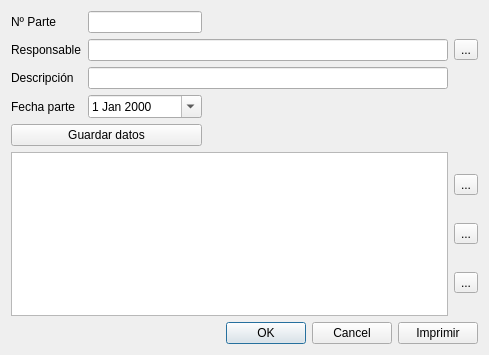
<?xml version="1.0" encoding="UTF-8"?>
<ui version="4.0">
 <class>PartesTrabajoFicha</class>
 <widget class="QDialog" name="PartesTrabajoFicha">
  <property name="geometry">
   <rect>
    <x>0</x>
    <y>0</y>
    <width>489</width>
    <height>355</height>
   </rect>
  </property>
  <property name="windowTitle">
   <string>Ficha de parte de trabajo</string>
  </property>
  <layout class="QVBoxLayout" name="verticalLayout">
   <item>
    <layout class="QGridLayout" name="gridLayout">
     <item row="0" column="0">
      <widget class="QLabel" name="label">
       <property name="text">
        <string>Nº Parte</string>
       </property>
      </widget>
     </item>
     <item row="1" column="0">
      <widget class="QLabel" name="label_2">
       <property name="text">
        <string>Responsable</string>
       </property>
      </widget>
     </item>
     <item row="4" column="0">
      <widget class="QLabel" name="label_4">
       <property name="text">
        <string>Fecha parte</string>
       </property>
      </widget>
     </item>
     <item row="2" column="0" rowspan="2">
      <widget class="QLabel" name="label_3">
       <property name="text">
        <string>Descripción</string>
       </property>
      </widget>
     </item>
     <item row="5" column="0" colspan="2">
      <widget class="QPushButton" name="btnGuardarDatos">
       <property name="text">
        <string>Guardar datos</string>
       </property>
      </widget>
     </item>
     <item row="0" column="2">
      <spacer name="horizontalSpacer_2">
       <property name="orientation">
        <enum>Qt::Horizontal</enum>
       </property>
       <property name="sizeHint" stdset="0">
        <size>
         <width>40</width>
         <height>20</height>
        </size>
       </property>
      </spacer>
     </item>
     <item row="0" column="1">
      <widget class="QLineEdit" name="edtNoParte">
       <property name="readOnly">
        <bool>true</bool>
       </property>
      </widget>
     </item>
     <item row="0" column="3">
      <spacer name="horizontalSpacer">
       <property name="orientation">
        <enum>Qt::Horizontal</enum>
       </property>
       <property name="sizeHint" stdset="0">
        <size>
         <width>40</width>
         <height>20</height>
        </size>
       </property>
      </spacer>
     </item>
     <item row="1" column="1" colspan="4">
      <widget class="QLineEdit" name="edtResponsable">
       <property name="readOnly">
        <bool>true</bool>
       </property>
      </widget>
     </item>
     <item row="4" column="1">
      <widget class="QDateEdit" name="datFechaParte">
       <property name="calendarPopup">
        <bool>true</bool>
       </property>
      </widget>
     </item>
     <item row="6" column="5">
      <layout class="QVBoxLayout" name="verticalLayout_2">
       <item>
        <widget class="QToolButton" name="btnAniadir">
         <property name="text">
          <string>...</string>
         </property>
         <property name="icon">
          <iconset resource="../iconos.qrc">
           <normaloff>:/iconos/iconos/Add.ico</normaloff>:/iconos/iconos/Add.ico</iconset>
         </property>
        </widget>
       </item>
       <item>
        <widget class="QToolButton" name="btnModificar">
         <property name="text">
          <string>...</string>
         </property>
         <property name="icon">
          <iconset resource="../iconos.qrc">
           <normaloff>:/iconos/iconos/lapiz.ico</normaloff>:/iconos/iconos/lapiz.ico</iconset>
         </property>
        </widget>
       </item>
       <item>
        <widget class="QToolButton" name="btnEliminar">
         <property name="text">
          <string>...</string>
         </property>
         <property name="icon">
          <iconset resource="../iconos.qrc">
           <normaloff>:/iconos/iconos/Delete.ico</normaloff>:/iconos/iconos/Delete.ico</iconset>
         </property>
        </widget>
       </item>
      </layout>
     </item>
     <item row="1" column="5">
      <widget class="QToolButton" name="btnOperarios">
       <property name="text">
        <string>...</string>
       </property>
      </widget>
     </item>
     <item row="2" column="1" rowspan="2" colspan="4">
      <widget class="QLineEdit" name="edtDescripcion">
       <property name="sizePolicy">
        <sizepolicy hsizetype="Expanding" vsizetype="Expanding">
         <horstretch>0</horstretch>
         <verstretch>0</verstretch>
        </sizepolicy>
       </property>
       <property name="maxLength">
        <number>300</number>
       </property>
      </widget>
     </item>
     <item row="6" column="0" colspan="5">
      <widget class="QTableWidget" name="tableHoras">
       <property name="selectionBehavior">
        <enum>QAbstractItemView::SelectRows</enum>
       </property>
      </widget>
     </item>
    </layout>
   </item>
   <item>
    <layout class="QHBoxLayout" name="horizontalLayout">
     <item>
      <widget class="QDialogButtonBox" name="buttonBox">
       <property name="orientation">
        <enum>Qt::Horizontal</enum>
       </property>
       <property name="standardButtons">
        <set>QDialogButtonBox::Cancel|QDialogButtonBox::Ok</set>
       </property>
      </widget>
     </item>
     <item>
      <widget class="QPushButton" name="btnImprimir">
       <property name="text">
        <string>Imprimir</string>
       </property>
      </widget>
     </item>
    </layout>
   </item>
  </layout>
 </widget>
 <tabstops>
  <tabstop>btnOperarios</tabstop>
  <tabstop>edtDescripcion</tabstop>
  <tabstop>datFechaParte</tabstop>
  <tabstop>btnGuardarDatos</tabstop>
  <tabstop>btnAniadir</tabstop>
  <tabstop>btnModificar</tabstop>
  <tabstop>btnEliminar</tabstop>
  <tabstop>tableHoras</tabstop>
  <tabstop>edtResponsable</tabstop>
  <tabstop>edtNoParte</tabstop>
 </tabstops>
 <resources>
  <include location="../iconos.qrc"/>
 </resources>
 <connections>
  <connection>
   <sender>buttonBox</sender>
   <signal>accepted()</signal>
   <receiver>PartesTrabajoFicha</receiver>
   <slot>accept()</slot>
   <hints>
    <hint type="sourcelabel">
     <x>248</x>
     <y>254</y>
    </hint>
    <hint type="destinationlabel">
     <x>157</x>
     <y>274</y>
    </hint>
   </hints>
  </connection>
  <connection>
   <sender>buttonBox</sender>
   <signal>rejected()</signal>
   <receiver>PartesTrabajoFicha</receiver>
   <slot>reject()</slot>
   <hints>
    <hint type="sourcelabel">
     <x>316</x>
     <y>260</y>
    </hint>
    <hint type="destinationlabel">
     <x>286</x>
     <y>274</y>
    </hint>
   </hints>
  </connection>
 </connections>
</ui>
